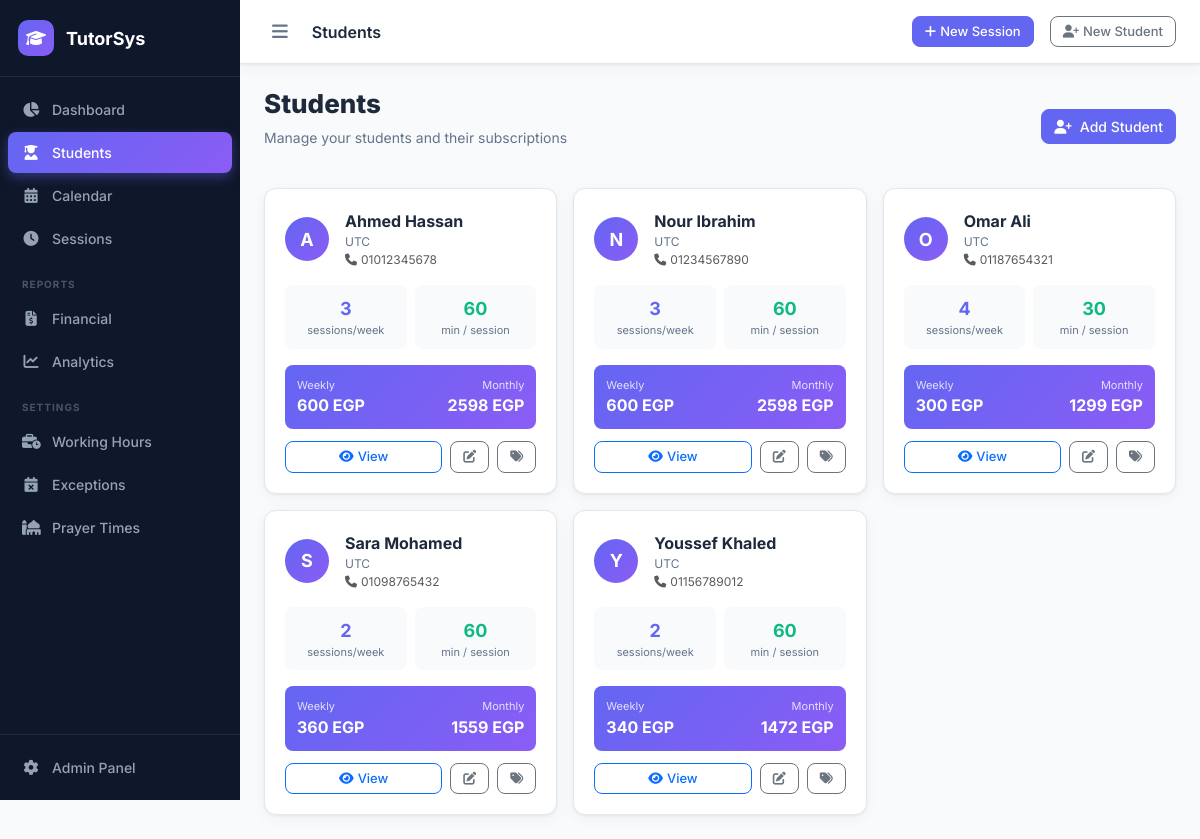
The page /students/ on the database its author committed.
### scheduler/models.py (models this page shows, shortened)
class Student(models.Model):
    name = models.CharField(max_length=200)
    phone = models.CharField(max_length=20, blank=True)
    notes = models.TextField(blank=True)
    country = models.CharField(max_length=100, blank=True)
    timezone = models.CharField(max_length=64, default='UTC')
    created_at = models.DateTimeField(auto_now_add=True)
    is_active = models.BooleanField(default=True)
    @property
    def active_subscription(self):
        return self.subscriptions.filter(is_active=True).first()

class Subscription(models.Model):
    DURATION_CHOICES = [
        (30, _('30 minutes')),
        (60, _('60 minutes')),
    ]
    student = models.ForeignKey(Student, on_delete=models.CASCADE, related_name='subscriptions')
    sessions_per_week = models.PositiveIntegerField(default=3)
    session_duration = models.IntegerField(choices=DURATION_CHOICES, default=60)
    hourly_rate = models.DecimalField(max_digits=10, decimal_places=2, default=DEFAULT_HOURLY_RATE)
    is_active = models.BooleanField(default=True)
    start_date = models.DateField(default=timezone.localdate)
    created_at = models.DateTimeField(auto_now_add=True)
    @property
    def session_rate(self):
        return (self.hourly_rate * self.session_duration) / 60
    @property
    def weekly_earnings(self):
        return self.session_rate * self.sessions_per_week
    @property
    def monthly_earnings(self):
        return self.weekly_earnings * Decimal('4.33')

### scheduler/views.py (the view)
# urls.py: path('students/', views.student_list, name='student_list'),
def student_list(request):
    students = Student.objects.prefetch_related('subscriptions').all().order_by('name')
    return render(request, 'scheduler/student_list.html', {'students': students})

### templates/scheduler/student_list.html (shortened to what this page needs)
{% extends "base.html" %}
{% block page_title %}Students{% endblock %}
{% block content %}
<div class="page-header">
    <div>
        <h1>Students</h1>
        <p>Manage your students and their subscriptions</p>
    </div>
    <a href="{% url 'scheduler:student_create' %}" class="btn btn-primary">
        <i class="fas fa-user-plus me-2"></i>Add Student
    </a>
</div>
{% if students %}
<div class="row g-3">
    {% for student in students %}
    <div class="col-md-6 col-lg-4">
        <div class="student-card">
            <div class="d-flex align-items-center gap-3 mb-3">
                <div class="student-avatar">{{ student.name|first|upper }}</div>
                <div class="flex-grow-1">
                    <div class="fw-bold">{{ student.name }}</div>
                    <div style="font-size:12px;color:var(--text-muted)">
                        {% if student.country %}{{ student.country }} · {% endif %}{{ student.timezone|default:"UTC" }}
                    </div>
                    {% if student.phone %}
                    <div class="text-muted" style="font-size:12px"><i class="fas fa-phone me-1"></i>{{ student.phone }}</div>
                    {% endif %}
                </div>
            </div>
            {% with sub=student.active_subscription %}
            {% if sub %}
            <div class="row g-2 mb-3">
                <div class="col-6">
                    <div style="background:#f8fafc;border-radius:8px;padding:10px;text-align:center">
                        <div style="font-size:18px;font-weight:700;color:var(--primary)">{{ sub.sessions_per_week }}</div>
                        <div style="font-size:11px;color:var(--text-muted)">sessions/week</div>
                    </div>
                </div>
                <div class="col-6">
                    <div style="background:#f8fafc;border-radius:8px;padding:10px;text-align:center">
                        <div style="font-size:18px;font-weight:700;color:var(--success)">{{ sub.session_duration }}</div>
                        <div style="font-size:11px;color:var(--text-muted)">min / session</div>
                    </div>
                </div>
            </div>
            <div style="background:linear-gradient(135deg,var(--primary),var(--secondary));border-radius:8px;padding:12px;color:white;margin-bottom:12px">
                <div class="d-flex justify-content-between">
                    <div>
                        <div style="font-size:11px;opacity:.8">Weekly</div>
                        <div style="font-weight:700">{{ sub.weekly_earnings|floatformat:0 }} EGP</div>
                    </div>
                    <div style="text-align:right">
                        <div style="font-size:11px;opacity:.8">Monthly</div>
                        <div style="font-weight:700">{{ sub.monthly_earnings|floatformat:0 }} EGP</div>
                    </div>
                </div>
            </div>
            {% else %}
            <div class="alert alert-warning py-2 mb-3" style="font-size:13px">
                <i class="fas fa-exclamation-triangle me-1"></i>No active subscription
            </div>
            {% endif %}
            {% endwith %}
            <div class="d-flex gap-2">
                <a href="{% url 'scheduler:student_detail' student.pk %}" class="btn btn-sm btn-outline-primary flex-grow-1">
                    <i class="fas fa-eye me-1"></i>View
                </a>
                <a href="{% url 'scheduler:student_edit' student.pk %}" class="btn btn-sm btn-outline-secondary" title="Edit">
                    <i class="fas fa-edit"></i>
                </a>
                <a href="{% url 'scheduler:subscription_edit' student.pk %}" class="btn btn-sm btn-outline-secondary" title="Subscription">
                    <i class="fas fa-tags"></i>
                </a>
            </div>
        </div>
    </div>
    {% endfor %}
</div>
{% endif %}
{% endblock %}

### static/css/main.css (style rules this page uses)
:root { --primary: #6366f1; --primary-dark: #4f46e5; --primary-light: #e0e7ff; --secondary: #8b5cf6; --success: #10b981; --warning: #f59e0b; --danger: #ef4444; --sidebar-bg: #0f172a; --sidebar-width: 240px; --topbar-height: 64px; --bg: #f8fafc; --surface: #ffffff; --border: #e2e8f0; --text: #1e293b; --text-muted: #64748b; --radius: 12px; --shadow: 0 1px 3px rgba(0,0,0,.06), 0 4px 16px rgba(0,0,0,.04); --shadow-md: 0 4px 12px rgba(0,0,0,.1); }
* { box-sizing: border-box; margin: 0; padding: 0; }
body { font-family: 'Inter', sans-serif; background: var(--bg); color: var(--text); display: flex; min-height: 100vh; overflow-x: hidden; }
.btn { border-radius: 8px; font-weight: 500; font-size: 14px; transition: all .15s; }
.btn-primary { background: var(--primary); border-color: var(--primary); }
.btn-sm { font-size: 13px; padding: 5px 12px; }
.page-header { display: flex; align-items: center; justify-content: space-between; margin-bottom: 24px; }
.page-header h1 { font-size: 26px; font-weight: 800; color: var(--text); }
.page-header p { color: var(--text-muted); font-size: 14px; margin-top: 2px; }
.student-card { background: var(--surface); border: 1px solid var(--border); border-radius: var(--radius); padding: 20px; box-shadow: var(--shadow); transition: transform .2s, box-shadow .2s; }
.student-avatar { width: 44px; height: 44px; border-radius: 50%; background: linear-gradient(135deg, var(--primary), var(--secondary)); display: flex; align-items: center; justify-content: center; color: white; font-weight: 700; font-size: 18px; }

### rows shown on the page
Student: name|first "A", name "Ahmed Hassan", timezone "UTC", phone "01012345678", active_subscription.sessions_per_week "3", active_subscription.session_duration "60", active_subscription.weekly_earnings "600", active_subscription.monthly_earnings "2598"
Student: name|first "N", name "Nour Ibrahim", timezone "UTC", phone "01234567890", active_subscription.sessions_per_week "3", active_subscription.session_duration "60", active_subscription.weekly_earnings "600", active_subscription.monthly_earnings "2598"
Student: name|first "O", name "Omar Ali", timezone "UTC", phone "01187654321", active_subscription.sessions_per_week "4", active_subscription.session_duration "30", active_subscription.weekly_earnings "300", active_subscription.monthly_earnings "1299"
Student: name|first "S", name "Sara Mohamed", timezone "UTC", phone "01098765432", active_subscription.sessions_per_week "2", active_subscription.session_duration "60", active_subscription.weekly_earnings "360", active_subscription.monthly_earnings "1559"
Student: name|first "Y", name "Youssef Khaled", timezone "UTC", phone "01156789012", active_subscription.sessions_per_week "2", active_subscription.session_duration "60", active_subscription.weekly_earnings "340", active_subscription.monthly_earnings "1472"
